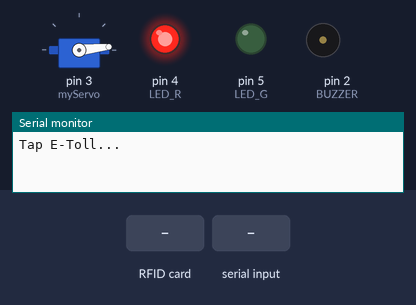
A sketch run on a simulated Arduino Uno, built with avr-gcc and run on an emulated ATmega328P. Parts: servo, output pins drawn as LEDs (lit = HIGH), buzzer (waves = sounding), the last lines printed to the serial monitor. The inputs (shaded band) are chosen by the test bench. Pins used as bus, display or sensor lines are not drawn.

Above: at 1.2 s.
1.3 s: RFID card 5E 7A 19 C4 held to the reader
At 3.46 s:
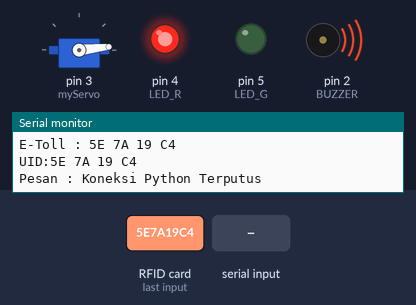
4.3 s: "E" received over Serial
At 4.9 s:
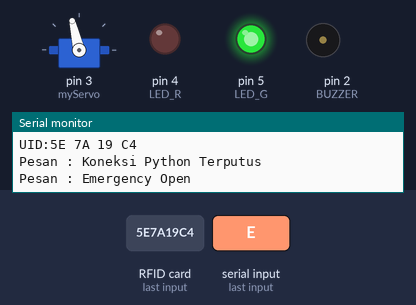
6.0 s: RFID card 5E 7A 19 C4 held to the reader
At 8.17 s:
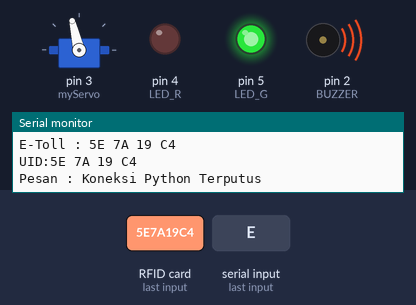
9.0 s: "C" received over Serial
At 10.2 s:
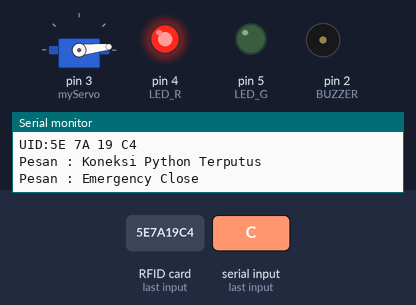
10.5 s: "C" received over Serial
Timing chart, 0 to 13.2 s (numbered marks = the images above; inputs shaded):
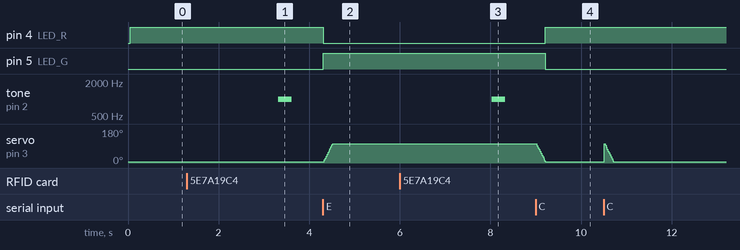

Measured:
- after the input at 1.3 s, tone on pin 2 (BUZZER): silent → 1000 Hz after 2.0 s, → silent 0.30 s later
- after the input at 4.3 s, pin 4 (LED_R): HIGH → LOW at once; pin 5 (LED_G): LOW → HIGH at once; servo on pin 3 (myServo): moves from 6° to 103° over 0.18 s, starting at once
- after the input at 6.0 s, tone on pin 2 (BUZZER): silent → 1000 Hz after 2.0 s, → silent 0.30 s later
- after the input at 9.0 s, pin 4 (LED_R): LOW → HIGH after 0.21 s; pin 5 (LED_G): HIGH → LOW after 0.21 s; servo on pin 3 (myServo): moves from 103° to 6° over 0.20 s, starting at once

The sketch:

toll_gate.ino
```cpp
#include <SPI.h>
#include <MFRC522.h>
#include <Servo.h>

#define SS_PIN 10
#define RST_PIN 9
#define LED_G 5
#define LED_R 4
#define BUZZER 2
#define TRIG_PIN 7
#define ECHO_PIN 6
MFRC522 mfrc522(SS_PIN, RST_PIN);
Servo myServo;
int gagalCount = 0;

const int JARAK_DETEKSI = 13;

void setup()
{
  Serial.begin(9600);
  SPI.begin();
  mfrc522.PCD_Init();
  myServo.attach(3);
  myServo.write(6);
  pinMode(TRIG_PIN, OUTPUT);
  pinMode(ECHO_PIN, INPUT);
  pinMode(LED_G, OUTPUT);
  pinMode(LED_R, OUTPUT);
  pinMode(BUZZER, OUTPUT);
  noTone(BUZZER);
  Serial.println("Tap E-Toll...");
  Serial.println();
  digitalWrite(LED_R, HIGH);

}

// Fungsi untuk membaca jarak ultrasonik
long bacaJarak() {
  digitalWrite(TRIG_PIN, LOW);
  delayMicroseconds(2);
  digitalWrite(TRIG_PIN, HIGH);
  delayMicroseconds(10);
  digitalWrite(TRIG_PIN, LOW);
  long durasi = pulseIn(ECHO_PIN, HIGH);
  return durasi * 0.034 / 2;
}

void palang(int dari, int ke, int jeda) {
  if (dari < ke) {
    for (int i = dari; i <= ke; i++) {
      myServo.write(i);
      delay(jeda);
    }
  } else {
    for (int i = dari; i >= ke; i--) {
      myServo.write(i);
      delay(jeda);
    }
  }
}

// Fungsi untuk menunggu respons dari Python dengan timeout
char tungguResponPython(unsigned long timeout_ms) {
  unsigned long startTime = millis();
  while (millis() - startTime < timeout_ms) {
    if (Serial.available() > 0) {
      return Serial.read();
    }
    delay(10);
  }
  return '\0'; // Timeout, tidak ada respons
}

void loop() {
  // --- 1. CEK PERINTAH DARI PYTHON (TKINTER) ---
  if (Serial.available() > 0) {
    char perintah = Serial.read();

    if (perintah == 'E') {
      // EMERGENCY OPEN
      Serial.println("Pesan : Emergency Open");
      digitalWrite(LED_G, HIGH);
      digitalWrite(LED_R, LOW);
      palang(6, 103, 2); // Buka cepat
    }

    else if (perintah == 'C') {
      Serial.println("Pesan : Emergency Close");
      palang(103, 6, 2); // Tutup kembali
      digitalWrite(LED_G, LOW);
      digitalWrite(LED_R, HIGH);
     }


    else if (perintah == 'R') {
      // RESET CONTROL
      Serial.println("Pesan : Count Reset");
      gagalCount = 0;
      noTone(BUZZER);
      // Pastikan palang tertutup
      myServo.write(6);
      digitalWrite(LED_G, LOW);
      digitalWrite(LED_R, HIGH);
    }

    // ABAIKAN karakter 'V' dan 'I' yang masuk di sini
    // (akan diproses di bagian validasi RFID)
  }

  mfrc522.PCD_StopCrypto1();

  if ( ! mfrc522.PICC_IsNewCardPresent())
  {
    return;
  }

  if ( ! mfrc522.PICC_ReadCardSerial())
  {
    mfrc522.PCD_Init();
    return;
  }

  // --- 2. BACA UID KARTU RFID ---
  String uid_str = "";
  for (byte i = 0; i < mfrc522.uid.size; i++)
  {
     if (i > 0) uid_str += " ";
     if (mfrc522.uid.uidByte[i] < 0x10) uid_str += "0";
     uid_str += String(mfrc522.uid.uidByte[i], HEX);
  }
  uid_str.toUpperCase();

  // Tampilkan UID ke Serial Monitor (opsional untuk debugging)
  Serial.print("E-Toll : ");
  Serial.println(uid_str);

  // --- 3. KIRIM UID KE PYTHON UNTUK VALIDASI ---
  Serial.print("UID:");
  Serial.println(uid_str);

  // --- 4. TUNGGU RESPONS DARI PYTHON ---
  // 'V' = Valid, 'I' = Invalid
  char respons = tungguResponPython(2000); // Timeout 2 detik

  if (respons == 'V') {
    // --- KARTU VALID ---
    Serial.println("Pesan : Tap E-Toll Berhasil");
    Serial.println();
    delay(500);
    tone(BUZZER, 2500);
    delay(150);
    noTone(BUZZER);
    digitalWrite(LED_G, HIGH);
    digitalWrite(LED_R, LOW);
    palang(6, 103, 2);

    Serial.println("Status : Menunggu Kendaraan...");
    while (bacaJarak() > JARAK_DETEKSI) {
      delay(100);
      // Safety: Tetap cek serial jika butuh reset/emergency saat nunggu
    }

    Serial.println("Status : Kendaraan Melintas...");

    // Tunggu sampai mobil sudah lewat (jarak kembali menjauh)
    while (bacaJarak() <= JARAK_DETEKSI) {
      delay(100);
    }

    Serial.println("Status : Kendaraan Sudah Lewat");
    palang(103, 6, 2);
    digitalWrite(LED_G, LOW);
    digitalWrite(LED_R, HIGH);

    gagalCount = 0; // Reset counter gagal
  }
  else if (respons == 'I') {
    // --- KARTU TIDAK VALID ---
    Serial.println("Pesan : Tap E-Toll Gagal");
    gagalCount++;

    if (gagalCount >= 5) {
      Serial.println("Peringatan: Gagal 5 Kali!");

      unsigned long startTime = millis();
      while (millis() - startTime < 5000) {
        tone(BUZZER, 2500);
        digitalWrite(LED_R, LOW);
        delay(200);
        noTone(BUZZER);
        digitalWrite(LED_R, HIGH);
        delay(200);
      }

      gagalCount = 0;
    }
    else {
      tone(BUZZER, 2500);
      delay(500);
      noTone(BUZZER);
    }
  }
  else {
    // --- TIMEOUT / TIDAK ADA RESPONS ---
    Serial.println("Pesan : Koneksi Python Terputus");
    tone(BUZZER, 1000);
    delay(300);
    noTone(BUZZER);
  }
}
```
